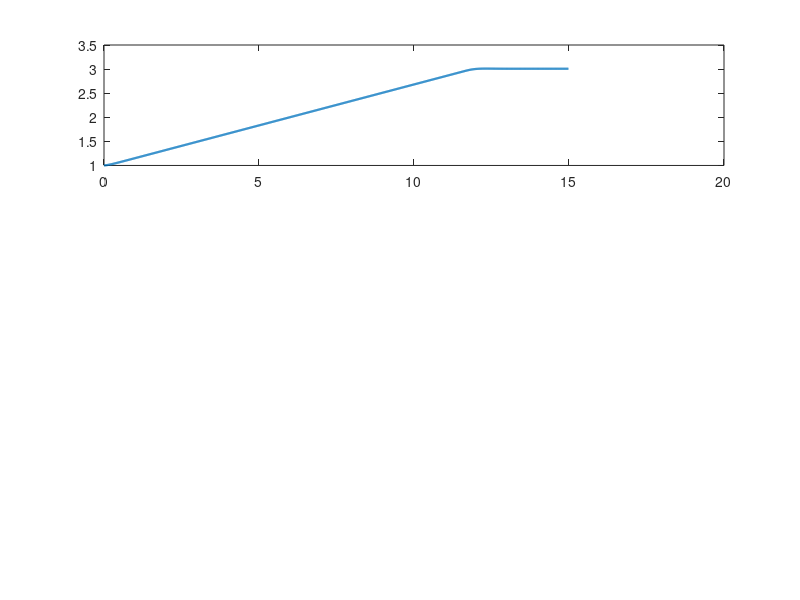

Reproduce this figure in MATLAB. (Note: this script raises an error after producing the figure.)
%% Heis-PID-simulering (matcher Arduino-verdier)
clear; clc;

% --- "Config.h" lignende parametre ---
MIN_FLOOR        = 1;
MAX_FLOOR        = 4;
TICKS_PER_FLOOR  = 15000;   % posisjonsskala (enkoder-ticks per etasje)
POS_TOLERANCE    = 200;    % stoppkriterium (ticks)
dt               = 0.02;   % 20 ms (samme som i koden)

% --- PID (fra DC_motor.h/.cpp) ---
Kp = 0.17;
Ki = 0.0001;
Kd = 0.00;
motor_speed_max = 255/2;     % metning (PWM 0..255)

% --- Velg start- og mål-etasje ---
startFloor  = 1;
targetFloor = 3;

% --- Interne initialer ---
x  = (startFloor - MIN_FLOOR) * TICKS_PER_FLOOR;   % posisjon (ticks)
xd = (targetFloor - MIN_FLOOR) * TICKS_PER_FLOOR;  % ønsket posisjon (ticks)
v  = 0;                 % motor/aksel-hastighet (ticks/s)
e_prev = 0; e_int = 0;  % PID-tilstander

% --- Enkel DC-motor modell (1.-ordens hastighetsdynamikk) ---
% v' = (-v + k*u)/tau  -> juster k og tau ved behov
k_v  = 20;     % [ticks/s] per kontrollenhet (ved stasjonær tilstand)
tau  = 0.15;   % [s] tidskonstant motor/last

% --- Simulering ---
Tmax = 15;                       % maks simuleringstid (s)
N    = ceil(Tmax/dt);

log_t  = zeros(N,1);
log_x  = zeros(N,1);
log_v  = zeros(N,1);
log_u  = zeros(N,1);
log_e  = zeros(N,1);
stopAt = NaN;

for k = 1:N
    t = (k-1)*dt;

    % PID (samme form som i Arduino-koden)
    e    = xd - x;                          % posisjonsfeil (ticks)
    edot = (e - e_prev)/dt;                 % differanseledd
    e_int = e_int + e*dt;                   % integralledd (Ki=0 => ingen effekt, men beholdt)
    u    = Kp*e + Ki*e_int + Kd*edot;       % styring før metning

    % Metning (samme som i koden)
    u = max(-motor_speed_max, min(motor_speed_max, u));

    % Motor-/akselmodell (diskret Euler)
    dv = (-v + k_v*u)/tau;
    v  = v + dv*dt;             % [ticks/s]
    x  = x + v*dt;              % [ticks]

    % Logg
    log_t(k) = t;
    log_x(k) = x;
    log_v(k) = v;
    log_u(k) = u;
    log_e(k) = e;

    % Stopp når vi er "på etasje" (samme idé som POS_TOLERANCE)
    if abs(e) < POS_TOLERANCE && isnan(stopAt)
        stopAt = t;
        % valgfritt: brems hardt / kutt u (slik Arduino ville stoppe motoren):
        % v = 0;  % enkel hard-stopp
        % break;  % om du vil avslutte simulasjonen med en gang
    end
end

% --- Plot ---
figure(1); clf;

subplot(3,1,1);
plot(log_t, log_x/TICKS_PER_FLOOR + MIN_FLOOR, 'LineWidth', 1.6); hold on;
yline(targetFloor, '--');
ylabel('Etasje');
title('Heisposisjon (etasje)');
grid on;

subplot(3,1,2);
plot(log_t, log_u, 'LineWidth', 1.6);
ylabel('u (PWM ~ -255..255)');
title('PID-utgang (mettet)');
grid on;

subplot(3,1,3);
plot(log_t, log_v, 'LineWidth', 1.6);
ylabel('v (ticks/s)'); xlabel('Tid [s]');
title('Hastighet');
grid on;

if ~isnan(stopAt)
    fprintf('Ankom mål innen toleranse etter %.2f s.\n', stopAt);
else
    fprintf('Nådde ikke toleranse innen %.2f s.\n', Tmax);
end

% Vis også posisjonsfeil over tid (valgfritt)
figure(2); clf;
plot(log_t, log_e, 'LineWidth', 1.6);
yline(POS_TOLERANCE, '--'); yline(-POS_TOLERANCE, '--');
title('Posisjonsfeil (ticks)'); xlabel('Tid [s]'); ylabel('e = xd - x');
grid on;
